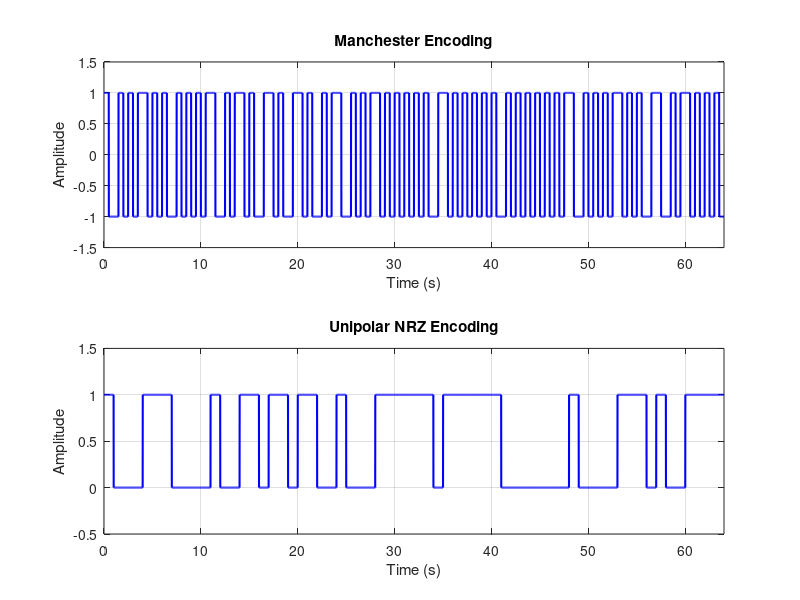
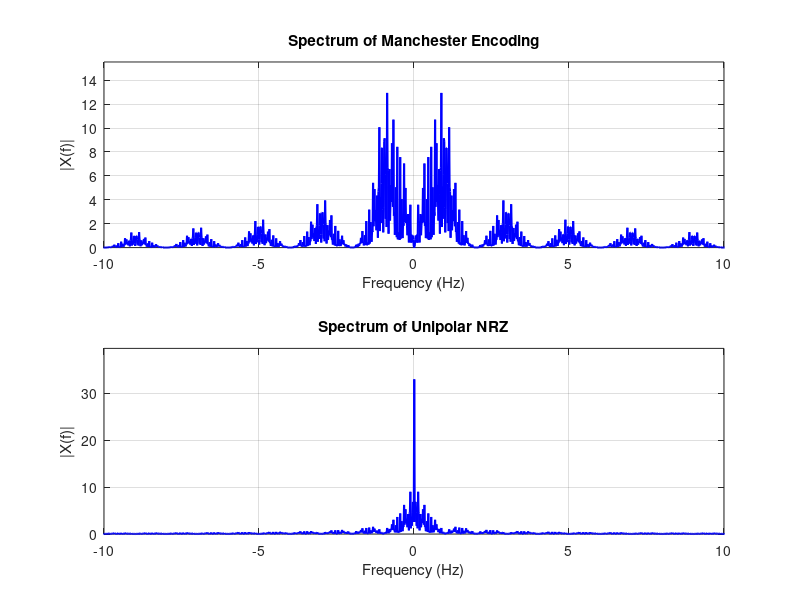
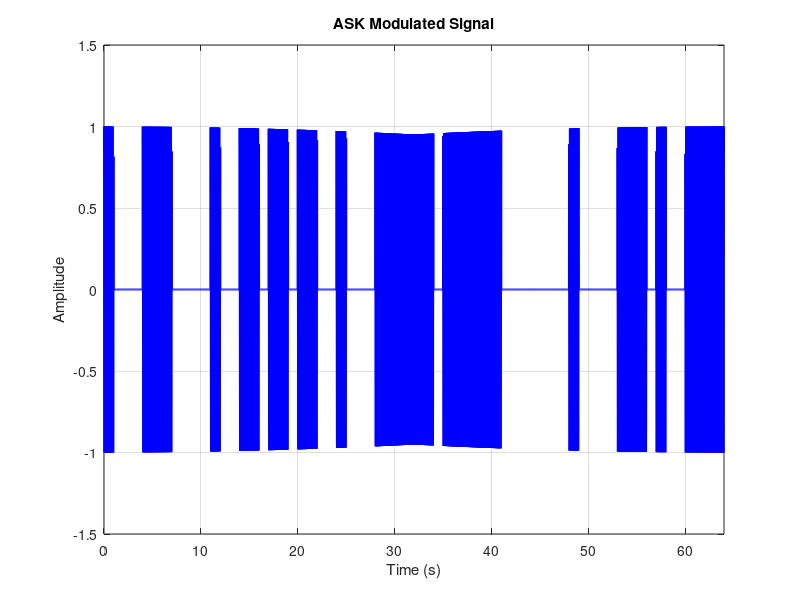
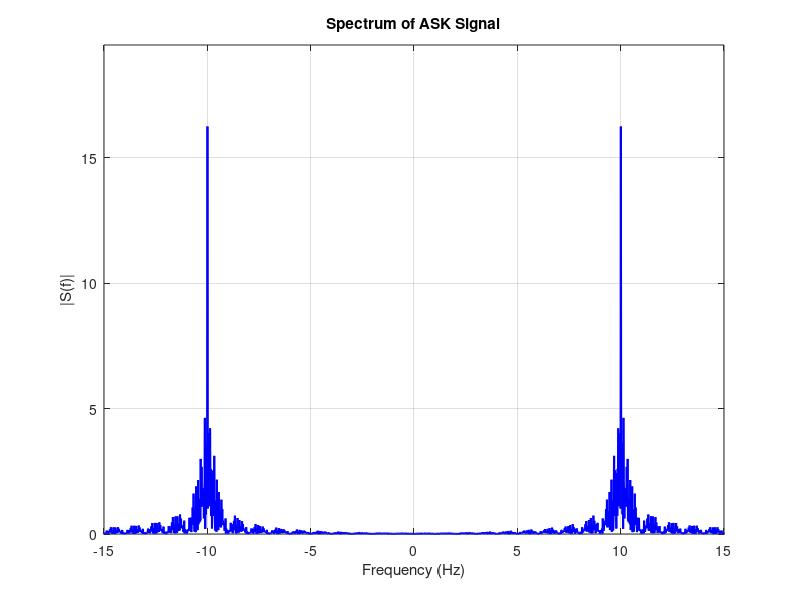

The MATLAB source for these figures, in order:
% ECE 252 Course Project: Digital Communication
clear; clc; close all;

% Parameters
N_bits = 64; % Number of bits
bit_duration = 1; % Bit duration (1 second per bit)
bit_rate = 1/bit_duration; % Bit rate (1 bps)
fs = 100; % Sampling frequency (Hz)
samples_per_bit = fs * bit_duration; % Samples per bit
t = linspace(0, N_bits * bit_duration, N_bits * samples_per_bit); % Time vector
f = linspace(-fs/2, fs/2, length(t)); % Frequency vector

% Generate random bit stream
rng(42); % Seed for reproducibility
bits = randi([0 1], 1, N_bits); % Random 64-bit stream

% Part I: Line Coding

% Manchester Encoding
manchester = zeros(1, length(t));
for i = 1:N_bits
    idx = ((i-1)*samples_per_bit + 1):(i*samples_per_bit);
    if bits(i) == 1
        manchester(idx) = [ones(1, samples_per_bit/2), -ones(1, samples_per_bit/2)];
    else
        manchester(idx) = [-ones(1, samples_per_bit/2), ones(1, samples_per_bit/2)];
    end
end

% Unipolar NRZ Encoding
unipolar_nrz = zeros(1, length(t));
for i = 1:N_bits
    idx = ((i-1)*samples_per_bit + 1):(i*samples_per_bit);
    unipolar_nrz(idx) = bits(i) * ones(1, samples_per_bit);
end

% Plot time domain
figure;
subplot(2,1,1);
plot(t, manchester, 'b', 'LineWidth', 1.5);
title('Manchester Encoding');
xlabel('Time (s)'); ylabel('Amplitude');
grid on; axis([0 N_bits*bit_duration -1.5 1.5]);

subplot(2,1,2);
plot(t, unipolar_nrz, 'b', 'LineWidth', 1.5);
title('Unipolar NRZ Encoding');
xlabel('Time (s)'); ylabel('Amplitude');
grid on; axis([0 N_bits*bit_duration -0.5 1.5]);

% Spectral domain
Manchester_spec = fftshift(fft(manchester)/fs);
Unipolar_spec = fftshift(fft(unipolar_nrz)/fs);

figure;
subplot(2,1,1);
plot(f, abs(Manchester_spec), 'b', 'LineWidth', 1.5);
title('Spectrum of Manchester Encoding');
xlabel('Frequency (Hz)'); ylabel('|X(f)|');
grid on; axis([-10 10 0 max(abs(Manchester_spec))*1.2]);

subplot(2,1,2);
plot(f, abs(Unipolar_spec), 'b', 'LineWidth', 1.5);
title('Spectrum of Unipolar NRZ');
xlabel('Frequency (Hz)'); ylabel('|X(f)|');
grid on; axis([-10 10 0 max(abs(Unipolar_spec))*1.2]);

% Part II: ASK Modulation
fc = 10; % Carrier frequency (10 Hz, > bit rate)
ask_signal = unipolar_nrz .* cos(2 * pi * fc * t); % ASK modulation

% Plot ASK signal
figure;
plot(t, ask_signal, 'b', 'LineWidth', 1.5);
title('ASK Modulated Signal');
xlabel('Time (s)'); ylabel('Amplitude');
grid on; axis([0 N_bits*bit_duration -1.5 1.5]);

% Spectrum of ASK signal
ASK_spec = fftshift(fft(ask_signal)/fs);
figure;
plot(f, abs(ASK_spec), 'b', 'LineWidth', 1.5);
title('Spectrum of ASK Signal');
xlabel('Frequency (Hz)'); ylabel('|S(f)|');
grid on; axis([-15 15 0 max(abs(ASK_spec))*1.2]);

% Coherent Receiver with phase offsets
phases = [30, 60, 90] * pi/180; % Phase offsets in radians
figure;
for i = 1:length(phases)
    phi = phases(i);
    demod = ask_signal .* cos(2 * pi * fc * t + phi); % Demodulation
    % Low-pass filter (BW = bit rate)
    H = abs(f) < bit_rate;
    Demod = fftshift(fft(demod)/fs) .* H;
    demod_out = real(ifft(ifftshift(Demod)) * fs);

    subplot(length(phases), 1, i);
    plot(t, unipolar_nrz, 'b', 'LineWidth', 1.5, t, demod_out, 'r--', 'LineWidth', 1.5);
    title(['ASK Demodulated (Phase = ', num2str(phases(i)*180/pi), '°)']);
    xlabel('Time (s)'); ylabel('Amplitude');
    legend('Original NRZ', 'Demodulated');
    grid on; axis([0 N_bits*bit_duration -0.5 1.5]);
end

% Report comments
disp('Line Coding Comparison:');
disp('Manchester: Self-clocking due to mid-bit transitions, suitable for noisy channels, but wider bandwidth.');
disp('Unipolar NRZ: Simpler implementation, narrower bandwidth, but lacks clock synchronization.');
disp('ASK Phase Offset Effects:');
disp('30°: Slight amplitude reduction, good recovery.');
disp('60°: Increased distortion, partial recovery.');
disp('90°: Complete signal loss due to orthogonality with carrier.');
